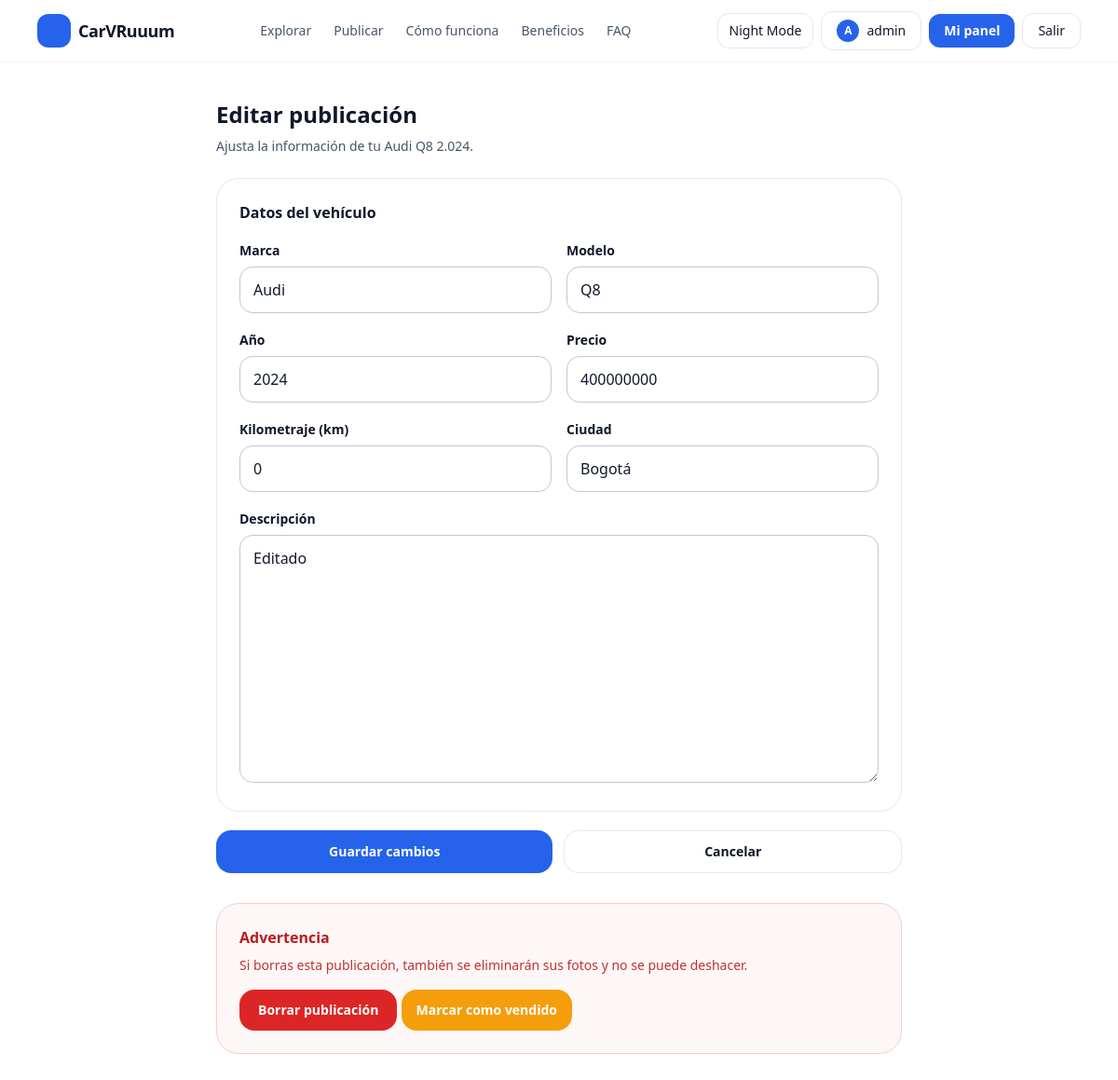
Page /cars/5/edit/ (signed in) on the committed database.
### cars/models.py (models this page shows, shortened)
class Car(models.Model):
    owner = models.ForeignKey(settings.AUTH_USER_MODEL, on_delete=models.CASCADE, related_name="cars")
    make = models.CharField(max_length=60)
    model = models.CharField(max_length=60)
    year = models.PositiveIntegerField(validators=[MinValueValidator(1950), MaxValueValidator(2100)])
    price = models.PositiveIntegerField(validators=[MinValueValidator(0)])
    mileage_km = models.PositiveIntegerField(default=0, validators=[MinValueValidator(0)])
    is_sold = models.BooleanField(default=False)
    sold_at = models.DateTimeField(blank=True, null=True)
    city = models.CharField(max_length=80, blank=True, default="")
    description = models.TextField(blank=True, default="")
    is_active = models.BooleanField(default=True)
    created_at = models.DateTimeField(auto_now_add=True)
    class Meta:
        ordering = ["-created_at"]

### cars/views.py (the view)
# urls.py: path("<int:car_id>/edit/", views.car_edit, name="car_edit"),
@login_required
def car_edit(request, car_id: int):
    car = get_object_or_404(Car, id=car_id, owner=request.user)
    if request.method == "POST":
        car_form = CarForm(request.POST, instance=car)
        if car_form.is_valid():
            car_form.save()
            return redirect("cars:car_detail", car_id=car.id)
    else:
        car_form = CarForm(instance=car)
    return render(request, "cars/car_edit.html", {
        "car": car,
        "car_form": car_form,
    })

### cars/forms.py
class CarForm(forms.ModelForm):
    class Meta:
        model = Car
        fields = ["make", "model", "year", "price", "mileage_km", "city", "description"]

### cars/templates/cars/car_edit.html (shortened to what this page needs)
{% extends "base.html" %}
{% block content %}
<section class="mx-auto max-w-3xl px-4 py-10">
  <h1 class="text-2xl font-bold">Editar publicación</h1>
  <p class="mt-2 text-sm text-slate-600 dark:text-slate-300">
    Ajusta la información de tu {{ car.make }} {{ car.model }} {{ car.year }}.
  </p>
  <form method="post" class="mt-6 space-y-5">
    <div class="rounded-3xl border border-slate-200 p-6 dark:border-slate-800">
      <h2 class="font-semibold">Datos del vehículo</h2>
      <div class="mt-4 grid gap-4 sm:grid-cols-2">
        <div>
          <label class="text-sm font-semibold">Marca</label>
          {{ car_form.make }}
        </div>
        <div>
          <label class="text-sm font-semibold">Modelo</label>
          {{ car_form.model }}
        </div>
        <div>
          <label class="text-sm font-semibold">Año</label>
          {{ car_form.year }}
        </div>
        <div>
          <label class="text-sm font-semibold">Precio</label>
          {{ car_form.price }}
        </div>
        <div>
          <label class="text-sm font-semibold">Kilometraje (km)</label>
          {{ car_form.mileage_km }}
        </div>
        <div>
          <label class="text-sm font-semibold">Ciudad</label>
          {{ car_form.city }}
        </div>
      </div>
      <div class="mt-4">
        <label class="text-sm font-semibold">Descripción</label>
        {{ car_form.description }}
      </div>
    </div>
    <div class="flex flex-col gap-3 sm:flex-row">
      <button class="w-full rounded-2xl bg-blue-600 py-3 text-sm font-semibold text-white hover:bg-blue-700" type="submit">
        Guardar cambios
      </button>
      <a href="{% url 'cars:car_detail' car.id %}" class="w-full rounded-2xl border border-slate-200 py-3 text-center text-sm font-semibold hover:bg-slate-50 dark:border-slate-800 dark:hover:bg-slate-900">
        Cancelar
      </a>
    </div>
  </form>
  <div class="mt-8 rounded-3xl border border-red-200 bg-red-50/60 p-6 dark:border-red-900/40 dark:bg-red-950/20">
    <h2 class="text-base font-semibold text-red-700 dark:text-red-300">Advertencia</h2>
    <p class="mt-2 text-sm text-red-700/90 dark:text-red-300/90">
      Si borras esta publicación, también se eliminarán sus fotos y no se puede deshacer.
    </p>
    <form method="post" action="{% url 'cars:car_delete' car.id %}" class="mt-4">
      <button
        type="submit"
        class="rounded-2xl bg-red-600 px-5 py-3 text-sm font-semibold text-white hover:bg-red-700"
        onclick="return confirm('¿Seguro que quieres borrar esta publicación? Esta acción no se puede deshacer.');">
        Borrar publicación
      </button>
      {% if user.is_authenticated and user == car.owner %}
  <form method="post" action="{% url 'cars:toggle_sold' car.id %}" class="mt-4">
    {% if car.is_sold %}
      <button type="submit"
              class="rounded-2xl bg-emerald-600 px-4 py-3 text-sm font-semibold text-white hover:bg-emerald-700">
        Marcar como disponible
      </button>
    {% else %}
      <button type="submit"
              class="rounded-2xl bg-amber-500 px-4 py-3 text-sm font-semibold text-white hover:bg-amber-600">
        Marcar como vendido
      </button>
    {% endif %}
  </form>
{% endif %}
    </form>
  </div>
</section>
{% endblock %}

### templates/base.html (shortened to what this page needs)
{% load static %}
<!doctype html>
<html lang="es" class="">
<head>
  <script src="https://cdn.tailwindcss.com"></script>
</head>
<body class="min-h-screen bg-white text-slate-900 dark:bg-slate-950 dark:text-slate-100">
  <header class="sticky top-0 z-50 border-b border-slate-200/60 bg-white/80 backdrop-blur dark:border-slate-800/60 dark:bg-slate-950/70">
    <div class="mx-auto flex max-w-6xl items-center justify-between px-4 py-3">
      <a href="{% url 'landing' %}" class="flex items-center gap-2">
        <div class="h-9 w-9 rounded-xl bg-blue-600"></div>
        <span class="text-lg font-semibold tracking-tight">CarVRuuum</span>
      </a>
      <nav class="hidden items-center gap-6 md:flex">
        <a href="{% url 'cars:cars_list' %}" class="text-sm text-slate-600 hover:text-slate-900 dark:text-slate-300 dark:hover:text-white">
          Explorar
        </a>
        {% if user.is_authenticated %}
          <a href="{% url 'cars:car_create' %}" class="text-sm text-slate-600 hover:text-slate-900 dark:text-slate-300 dark:hover:text-white">
            Publicar
          </a>
        {% else %}
          <a href="{% url 'login' %}?next={% url 'cars:car_create' %}" class="text-sm text-slate-600 hover:text-slate-900 dark:text-slate-300 dark:hover:text-white">
            Publicar
          </a>
        {% endif %}
        <a href="{% url 'landing' %}#como-funciona" class="text-sm text-slate-600 hover:text-slate-900 dark:text-slate-300 dark:hover:text-white">
          Cómo funciona
        </a>
        <a href="{% url 'landing' %}#beneficios" class="text-sm text-slate-600 hover:text-slate-900 dark:text-slate-300 dark:hover:text-white">
          Beneficios
        </a>
        <a href="{% url 'landing' %}#faq" class="text-sm text-slate-600 hover:text-slate-900 dark:text-slate-300 dark:hover:text-white">
          FAQ
        </a>
      </nav>
      <div class="flex items-center gap-2">
        <button onclick="toggleTheme()"
          class="rounded-xl border border-slate-200 px-3 py-2 text-sm hover:bg-slate-50 dark:border-slate-800 dark:hover:bg-slate-900">
          Night Mode
        </button>
        {% if user.is_authenticated %}
          <a href="{% url 'profile' %}"
             class="flex items-center gap-2 rounded-xl border border-slate-200 px-4 py-2 text-sm font-medium hover:bg-slate-50 dark:border-slate-800 dark:hover:bg-slate-900">
            <span class="flex h-6 w-6 items-center justify-center rounded-full bg-blue-600 text-xs font-bold uppercase text-white">
              {{ user.username|slice:":1" }}
            </span>
            {{ user.username }}
          </a>
          <a href="{% url 'home' %}"
             class="rounded-xl bg-blue-600 px-4 py-2 text-sm font-semibold text-white hover:bg-blue-700">
            Mi panel
          </a>
          <form method="post" action="{% url 'logout' %}">
            <button class="rounded-xl border border-slate-200 px-4 py-2 text-sm hover:bg-slate-50 dark:border-slate-800 dark:hover:bg-slate-900">
              Salir
            </button>
          </form>
        {% endif %}
      </div>
    </div>
  </header>
  {% block content %}{% endblock %}
</body>
</html>

### cars/templates/cars/car_edit.html (style rules this page uses)
input, textarea, select { width: 100%; margin-top: 6px; padding: 12px 14px; border-radius: 14px; border: 1px solid rgba(148,163,184,.6); background: transparent; }
textarea { min-height: 120px; }

### rows in the picture
Car: make "Audi", model "Q8", year "2.024", year "2024", price "400000000", mileage_km "0", city "Bogotá", description "Editado"

### other values in the picture
{{ user.username|slice:":1" }} "A"
{{ user.username }} "admin"
